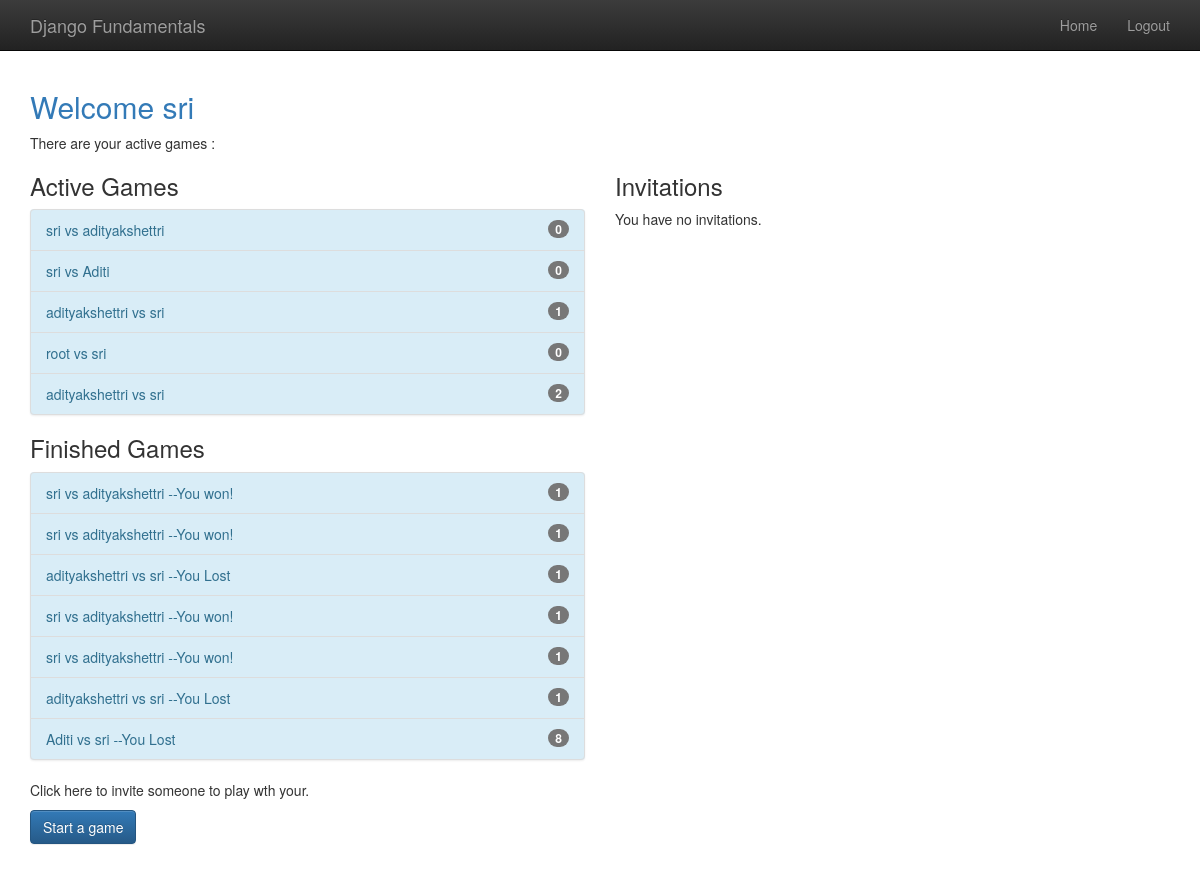
The app's page /player/home (signed in) with its own data.
### gameplay/models.py (models this page shows, shortened)
class Game(models.Model):
    first_player = models.ForeignKey(User, related_name="game_first_player", on_delete=models.CASCADE)
    second_player = models.ForeignKey(User, related_name="game_second_player", on_delete=models.CASCADE)
    start_time = models.DateTimeField(auto_now_add=True)
    last_active = models.DateTimeField(auto_now=True)
    status = models.CharField(max_length=1, default='F', choices=GAME_STATUS_CHOICES)
    objects = GamesQuerySet.as_manager()
    def get_absolute_url(self):
        return reverse('gameplay_detail', args=[self.id])
    def __str__(self):
        return "{0} vs {1}".format(self.first_player, self.second_player)

### player/views.py (the view)
# urls.py: url(r'home$', home, name="player_home"),
@login_required
def home(request):
    my_games = Game.objects.games_for_user(request.user)
    active_games = my_games.active()
    finished_games = my_games.difference(active_games)
    invitations = request.user.invitations_received.all()
    return render(request, "player/home.html", {
        'active_games': active_games,
        'finished_games': finished_games,
        'invitations': invitations
    })

### gameplay/models.py (called while the page is built)
    def games_for_user(self, user):
        return self.filter(Q(first_player=user) | Q(second_player=user))

    def active(self):
        return self.filter(Q(status='F') | Q(status='S'))

### templates/player/home.html (shortened to what this page needs)
{% extends "base.html"%}
{% block content %}
    <h2 class="text-primary">Welcome {{user.username}}</h2>
    There are your active games :
    <div class="row">
        <div class="col-md-6">
            <h3>Active Games</h3>
            {% include "player/game_list_snippet.html" with games_list=active_games %}
            <h3>Finished Games</h3>
            {% include "player/game_list_snippet.html" with games_list=finished_games %}
            <p>Click here to invite someone to play wth your.</p>
            <p>
                <a class="btn btn-primary"
                    href="{% url 'player_new_invitation' %}">Start a game</a>
            </p>
        </div>
        <div class="col-md-6">
            <h3>Invitations</h3>
            {% if invitations %}
                <div class="list-group">
                    {% for inv in invitations %}
                        <a class="list-group-item"
                            href="{% url 'player_accept_invitation' id=inv.id %}">
                            {{inv.from_user.username}} has invited you to a game.
                        </a>
                    {% endfor %}
                </div>
            {% else %}
                <p>You have no invitations.</p>
            {% endif %}
        </div>
    </div>
{% endblock %}

### templates/base.html (shortened to what this page needs)
{% load static %}
<!doctype html>
<html class="no-js" lang="">
    <head>
        {% block styling %}
            <link rel="stylesheet" href="{% static 'css/bootstrap.min.css' %}">
            <link rel="stylesheet" href="{% static 'css/bootstrap-theme.min.css' %}">
            <link rel="stylesheet" href="{% static 'css/main.css' %}">
        {% endblock styling %}
    </head>
    <body>
    <nav class="navbar navbar-inverse navbar-fixed-top" role="navigation">
		<div class="container">
			<div class="navbar-header">
				<a class="navbar-brand" href="/">Django Fundamentals</a>
			</div>
			<ul class="nav navbar-nav navbar-right">
                {% if user.is_authenticated %}
                    <li><a href="{% url 'player_home' %}">Home</a></li>
					<li><a href="{% url 'player_logout' %}">Logout</a></li>
                {% else %}
                    <li><a href="{% url 'player_signup' %}">SignUp</a></li>
                    <li><a href="{% url 'player_login' %}">Login</a></li>
				{% endif %}
			</ul>
      </div>
    </nav>
	<div class="container">
		{% block content %}
		{% endblock %}
	</div>
    </body>
</html>

### templates/player/game_list_snippet.html
{% if games_list %}
    <div class="list-group bg-info">
        {% for game in games_list %}
            <a class="list-group-item list-group-item-info" href="{{game.get_absolute_url}}">
                {{game}}
                {% if game.status not in 'FS' %}
                    {% if game.status == "D" %}
                        --Draw
                    {% elif game.status == "W" and user == game.first_player %}
                        --You won!
                    {% elif game.status == "L" and user == game.second_player %}
                        --You won!
                    {% else %}
                        --You Lost
                    {% endif %}
                {% endif %}
                <span class="badge">{{game.move_set.count}}</span>
            </a>
        {% endfor %}
    </div>
{% endif %}

### templates/base.html (style rules this page uses)
body { padding-top: 70px; padding-bottom: 20px; }

### records on screen
Game: first_player+second_player "sri vs adityakshettri", move_set.count "0"
Game: first_player+second_player "sri vs Aditi", move_set.count "0"
Game: first_player+second_player "adityakshettri vs sri", move_set.count "1"
Game: first_player+second_player "root vs sri", move_set.count "0"
Game: first_player+second_player "adityakshettri vs sri", move_set.count "2"
Game: first_player+second_player "sri vs adityakshettri", status "--You won!", move_set.count "1"
Game: first_player+second_player "sri vs adityakshettri", status "--You won!", move_set.count "1"
Game: first_player+second_player "adityakshettri vs sri", status "--You Lost", move_set.count "1"
Game: first_player+second_player "sri vs adityakshettri", status "--You won!", move_set.count "1"
Game: first_player+second_player "sri vs adityakshettri", status "--You won!", move_set.count "1"
Game: first_player+second_player "adityakshettri vs sri", status "--You Lost", move_set.count "1"
Game: first_player+second_player "Aditi vs sri", status "--You Lost", move_set.count "8"

### other values on screen
{{ user.username }} "sri"
